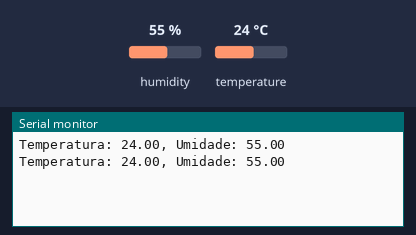
Recording of a sketch running on a simulated Arduino Uno, built with avr-gcc and run on an emulated ATmega328P. On the bench: the last lines printed to the serial monitor. The test bench sets the inputs (shaded band); at power-on: humidity 55 %, temperature 24 °C.

Above: at 2.8 s.
2.9 s: humidity set to 22 %
At 4.5 s:
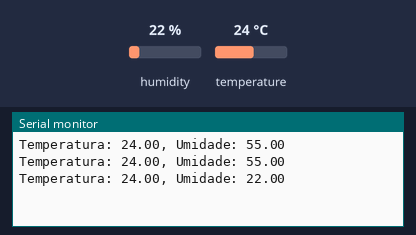
5.6 s: temperature set to 12 °C
At 6.9 s:
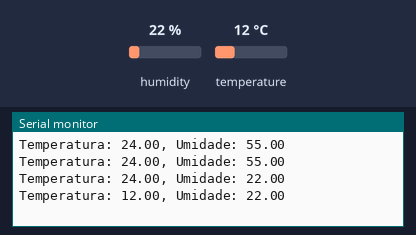
8.3 s: humidity set to 40 %
At 10.6 s:
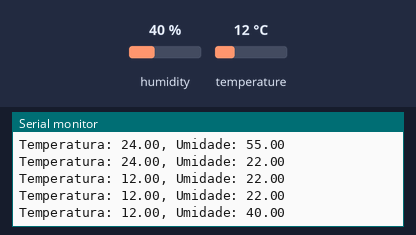
Timing chart, 0 to 12.1 s (numbered marks = the images above; inputs shaded):
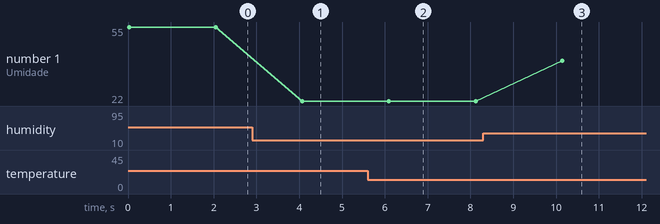

The sketch:

sketch_oct20b.ino
```cpp
#include <DHT.h>

#define DHTPIN 2      // Pino do DHT11
#define DHTTYPE DHT11 // Tipo de sensor DHT
DHT dht(DHTPIN, DHTTYPE);

void setup() {
  Serial.begin(9600); // Comunicação Serial
  dht.begin();        // Inicia o sensor
}

void loop() {
  float temperatura = dht.readTemperature();
  float umidade = dht.readHumidity();

  if (isnan(temperatura) || isnan(umidade)) {
    Serial.println("Erro ao ler o sensor!");
    return;
  }

  // Envia os dados de temperatura e umidade para o Node-RED via Serial
  Serial.print("Temperatura: ");
  Serial.print(temperatura);
  Serial.print(", Umidade: ");
  Serial.println(umidade);

  delay(2000); // Espera 2 segundos
}
```

Measured:
- after the input at 2.9 s, the serial monitor: prints a new line after 1.2 s (image 1)
- after the input at 5.6 s, the serial monitor: prints a new line after 0.50 s (image 2)
- after the input at 8.3 s, the serial monitor: prints a new line after 1.8 s (image 3)
- plotted number 1: 55 → 22 after the input at 2.9 s, 22 → 40 after the input at 8.3 s
